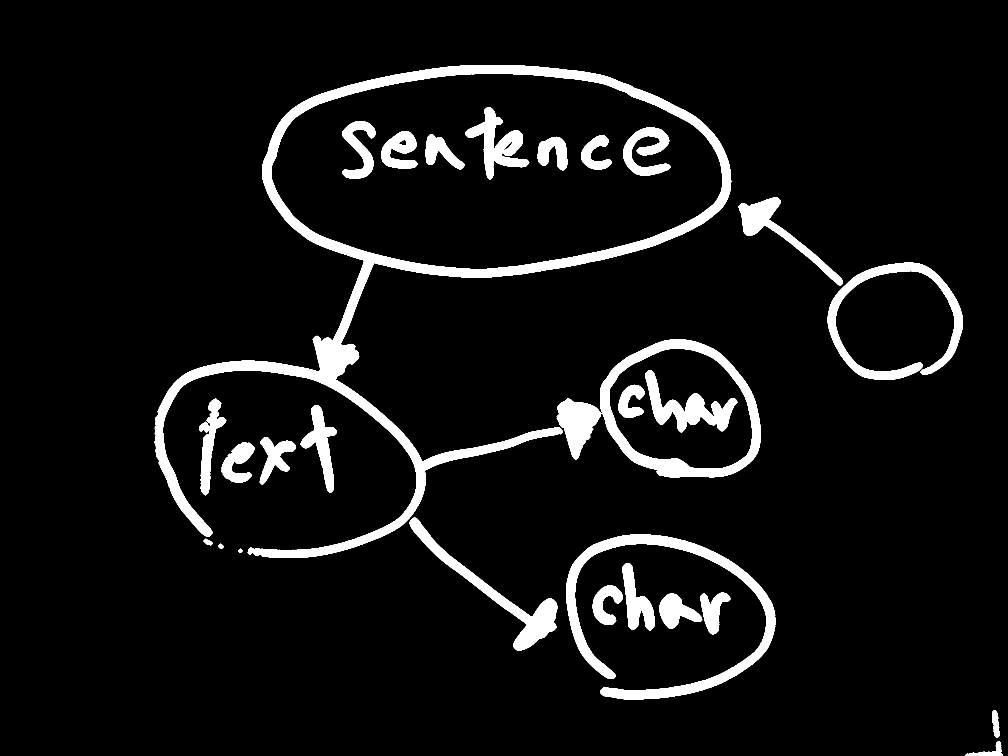
#> input picture output/graph_output2.png, 4032 x 3024 px, given in place of graph.png, which was not available (shown at 1/4 size)
$ python imageTest2.py
#> lines starting #> are read from the running program, lines starting #| are printed output that depends on the picture; after the words box and inside, x2 and y2 are one past the last pixel; in counts of white or black regions, pixels touching at a corner belong together; pictures that were not available may be replaced by others from this repository, and a replacement may not be noted
# coding: UTF-8
image_dir = './assets/'
image_file = 'graph.png'

output_dir = "./output/"
output_file = "graph_output2.png"
def drawEllipseWithBox(img_ary, box, color, enbNumber=True, lineThickness=1):
    for i, img in enumerate(img_ary):
        cv2.ellipse(img, box, color, lineThickness, cv2.LINE_AA)

        # 中心位置をマーク
        cx = int(box[0][0])
        cy = int(box[0][1])
        cv2.drawMarker(img, (cx,cy), color, markerType=cv2.MARKER_CROSS, markerSize=20, thickness=5)

        # 外角矩形描画
        vtx = np.int0(cv2.boxPoints(box))
        for j in range(0, 4):
            cv2.line(img, (vtx[j,0],vtx[j,1]), (vtx[(j+1)%4, 0],vtx[(j+1)%4, 1]), color, lineThickness, lineType=cv2.LINE_AA)
        if i == 0 :
            if enbNumber:
                cv2.putText(img, str(i+1), (cx+3,cy+3), cv2.FONT_HERSHEY_SIMPLEX, 2, color, 1,cv2.LINE_AA)
        else:
            cv2.putText(img, str(i+1), (cx+3,cy+3), cv2.FONT_HERSHEY_SIMPLEX, 2, color, 1,cv2.LINE_AA)

import cv2
import numpy as np

ksize = 3 #中央値フィルタ
neiborhood = np.array([[0,1,0],[1,1,1],[0,1,0]],np.uint8)
fileName = image_dir + image_file
img = cv2.imread(fileName,1)
#> img is the input picture: shape (3024, 4032, 3); 6.8% white; 30 white regions, largest, box (x1, y1, x2, y2) and area: (618, 260, 2925, 2232) 298016, (2265, 2138, 3102, 2799) 81942, (2400, 1357, 3043, 1910) 66683

#print (img)
#cv2.imshow('image',img)
#cv2.waitKey(0)

gray = cv2.cvtColor(img, cv2.COLOR_BGR2GRAY)

cv2.imwrite(fileName,gray)

img = cv2.imread(fileName,0)
threshold = 64 #閾値

ret, img_thresh = cv2.threshold(img,threshold,255,cv2.THRESH_BINARY)
#> ret = 64
img_thresh = cv2.bitwise_not(img_thresh)
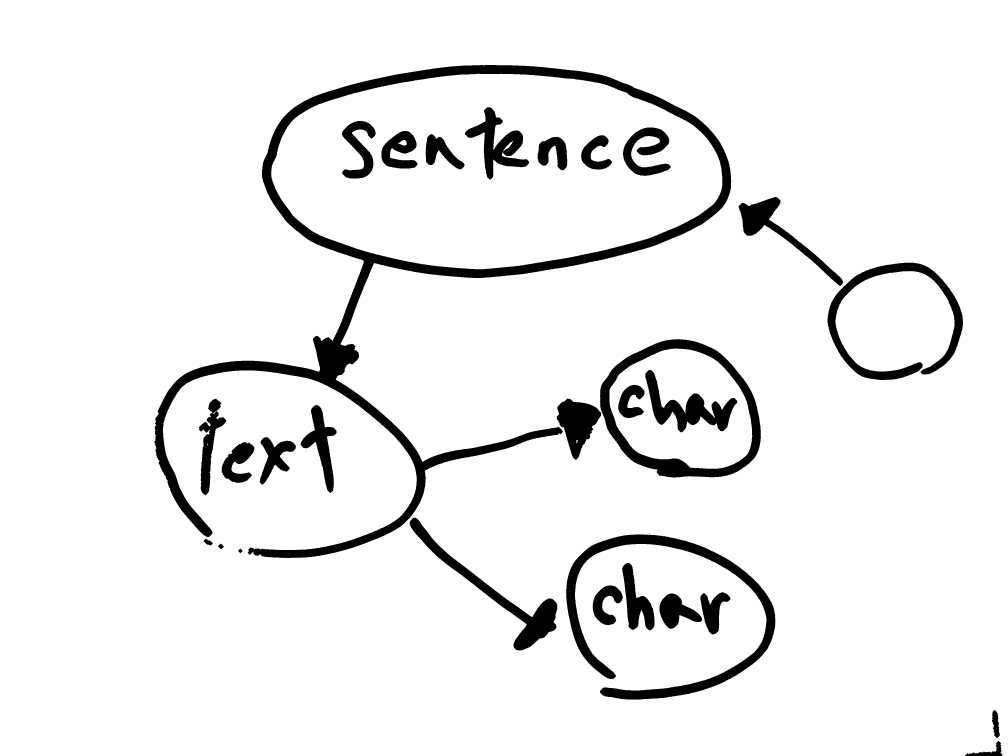
#> img_thresh: shape (3024, 4032) (shown at 1/4 size); 93.2% white; 30 black regions, largest, box (x1, y1, x2, y2) and area: (618, 260, 2925, 2232) 298016, (2265, 2138, 3102, 2799) 81942, (2400, 1357, 3043, 1910) 66683

#ノイズ除去
img_thresh = cv2.erode(img_thresh,neiborhood,iterations=4) #縮小サイズ指定
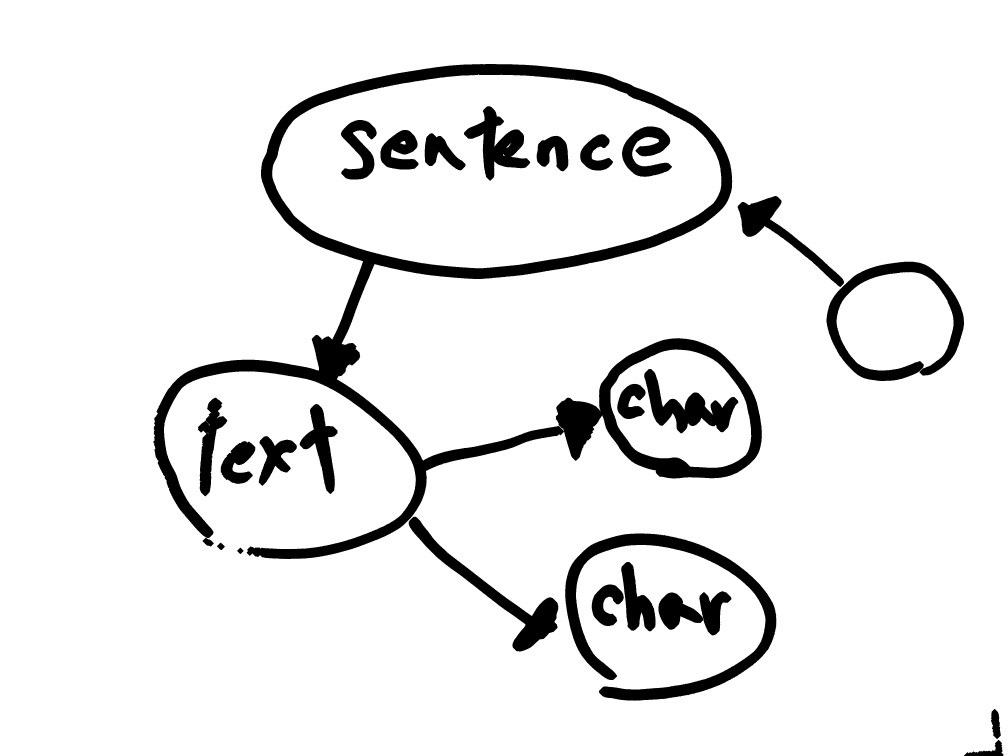
#> img_thresh: shape (3024, 4032) (shown at 1/4 size); 91.8% white; 27 black regions, largest, box (x1, y1, x2, y2) and area: (614, 256, 3047, 2236) 464692, (2261, 2134, 3106, 2803) 98758, (3306, 1047, 3856, 1524) 57856
img_thresh = cv2.dilate(img_thresh,neiborhood,iterations=8) #拡大サイズ指定
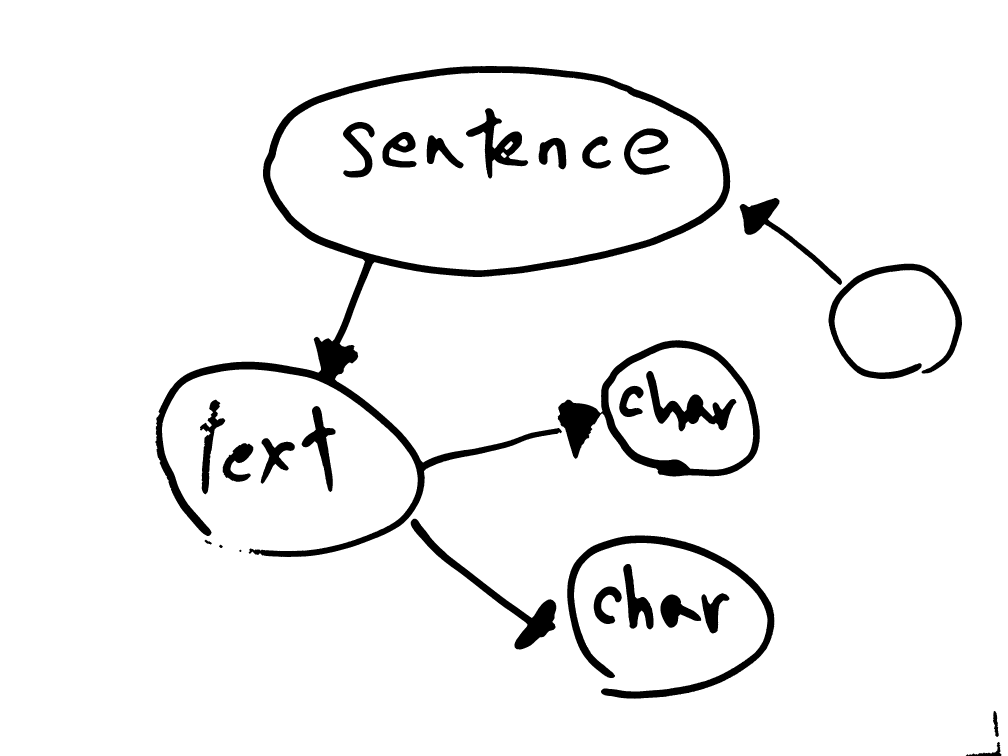
#> img_thresh: shape (3024, 4032) (shown at 1/4 size); 94.5% white; 28 black regions, largest, box (x1, y1, x2, y2) and area: (622, 264, 2921, 2228) 237589, (2231, 1361, 3039, 1906) 75528, (2269, 2142, 3098, 2795) 65190
img_thresh = cv2.medianBlur(img_thresh,ksize) #中央値フィルタ
#> img_thresh: shape (3024, 4032); 94.5% white; 28 black regions, largest, box (x1, y1, x2, y2) and area: (622, 264, 2921, 2228) 237592, (2231, 1361, 3039, 1906) 75534, (2269, 2142, 3098, 2795) 65190

#細線化
# skeleton1 = cv2.ximgproc.thinning(img_thresh,thinningType = cv2.ximgproc.THINNING_ZHANGSUEN)
# skeleton2 = cv2.ximgproc.thinning(img_thresh,thinningType = cv2.ximgproc.THINNING_GUOHALL)

resimg = img_thresh // 2 + 128
#> resimg: shape (3024, 4032); values 128 (black) and 255 (white), 94.5% white; 28 black regions
result_nor = [resimg, resimg.copy()]
result_ams = [resimg, resimg.copy()]
result_dir = [resimg, resimg.copy()]

contours, _ =  cv2.findContours(img_thresh,cv2.RETR_TREE,cv2.CHAIN_APPROX_SIMPLE)
#> contours = 33 contours; largest, box (x1, y1, x2, y2) and area: (0, 0, 4032, 3024) 12183780, (621, 263, 2922, 2229) 1358295, (1081, 290, 2894, 1081) 1113139, (2230, 1360, 3040, 1907) 292610, (2434, 1390, 3013, 1879) 215167
for i, cnt in enumerate(contours):
    alen = cv2.arcLength(cnt,True)

    # 楕円フィッティング
    ebox = cv2.fitEllipse(cnt)
    drawEllipseWithBox(result_nor, ebox, (255,0,0), True)

    # 楕円フィッティングAMS
    eboxAMS = cv2.fitEllipseAMS(cnt)
    drawEllipseWithBox(result_ams, eboxAMS, (0,0,255), False)
    print(eboxAMS)

    # 楕円フィッティングDirect
    eboxDirect = cv2.fitEllipseDirect(cnt)
    drawEllipseWithBox(result_dir, eboxDirect, (0,128,0), False)
    print(eboxDirect)
#> this loop made 33 passes
#> (alen, ebox, eboxAMS, eboxDirect) on passes 1 to 5: (14233.9, ((1981.3, 1501.7), (3542, 7592.2), 89.61), ((1975.2, 1502.4), (3442.8, 8254.3), 269.7), ((1985.2, 1499.4), (3634.2, 7121), 89.65)), (255.4, ((3982.9, 2895.3), (17.69, 121.7), 174.1), ((3982.9, 2896.3), (15.76, 147.4), 174.2), ((3982.9, 2895), (17.58, 105.7), 174.1)), (531.3, ((2704.8, 2447.6), (113, 164.3), 120.8), ((2701.7, 2449.4), (92.64, 186.6), 126.6), ((2704.5, 2446.8), (103.1, 146.8), 115.7)), (536.3, ((2860.4, 2444.5), (113.7, 157.6), 1.3), ((2857.2, 2404.8), (74.84, 245.4), 4.11), ((2857.7, 2441.8), (96.22, 146.3), 5.99)), (574.9, ((2430.7, 2419.9), (108.4, 143.4), 11.17), ((2429.9, 2419.3), (88.61, 143.8), 192.9), ((2430.4, 2419.8), (96.67, 131.6), 12.15))
#> (alen, eboxDirect) on passes 10, 11, 14, 15, 16, 17: (4833.1, ((2657.7, 2463.6), (613.8, 815.4), 100.3)), (1893.1, ((2722, 4506.7), (1158.8, 4211.9), 0)), (941.4, ((1277.2, 1787.8), (116.2, 299.8), 174.6)), (1060.7, ((841.6, 1778.2), (82.96, 337.7), 6.78)), (2683.5, ((2686.8, 1650.6), (538.9, 771.7), 90.32)), (1786.2, ((2731.8, 1642.5), (466.4, 596.7), 113.4))
#> (printed output is left out)

# 画像表示
cv2.imshow('Result',resimg)
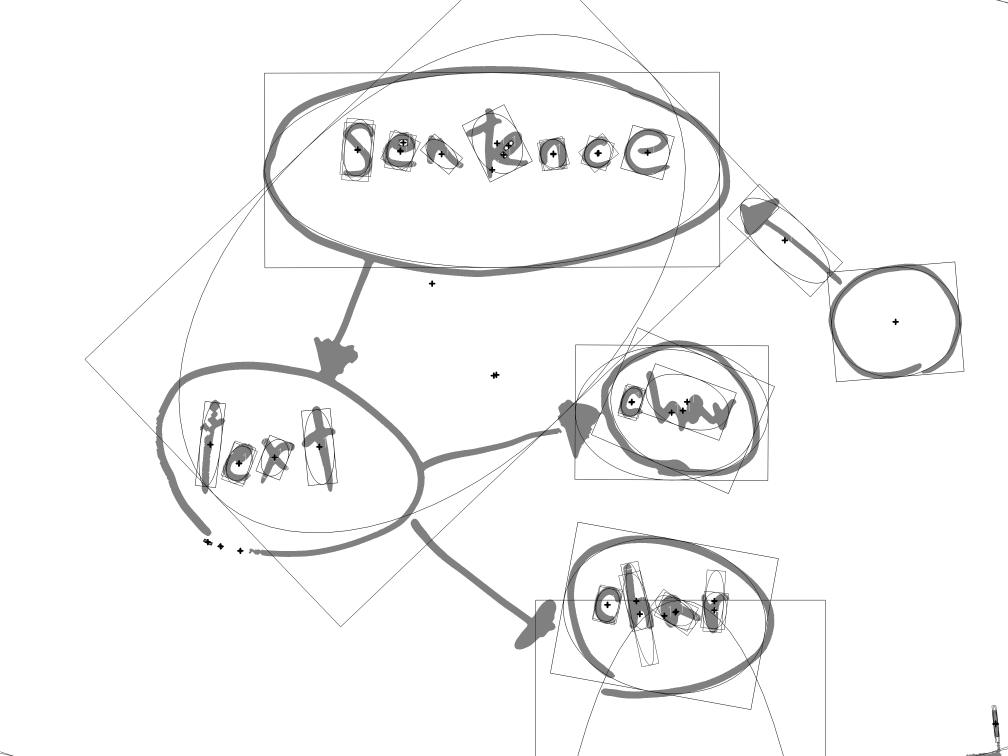
#> window 'Result': shape (3024, 4032) (shown at 1/4 size); min 0, max 255, mean 245.8
cv2.imshow('Result fitEllipse',result_nor[1])
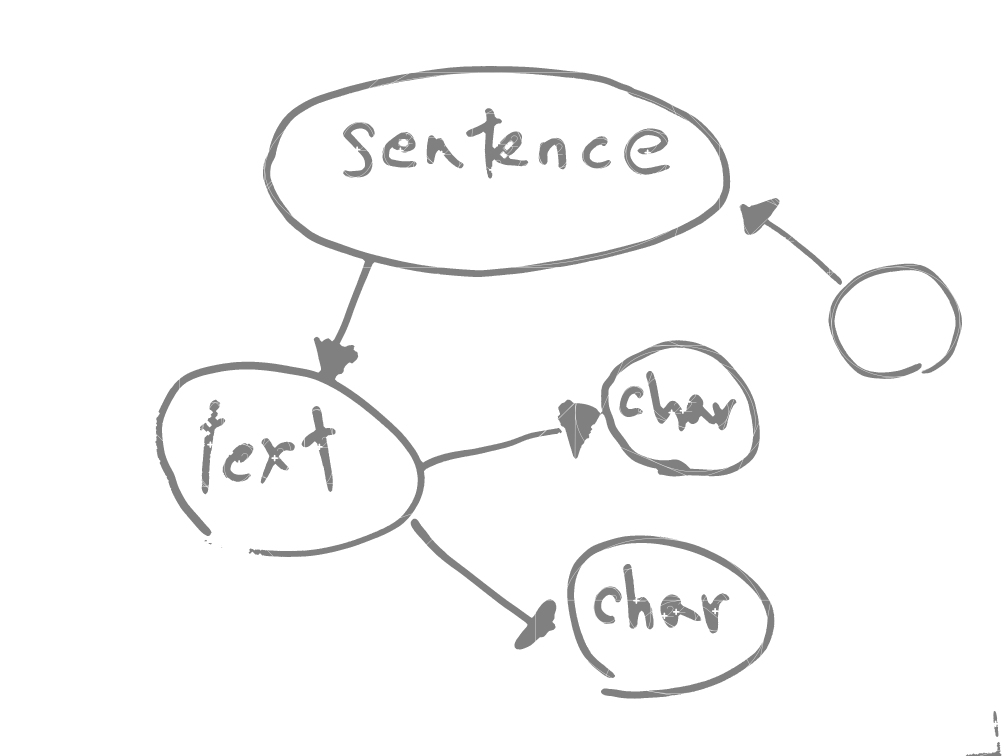
#> window 'Result fitEllipse': shape (3024, 4032) (shown at 1/4 size); min 128, max 255, mean 248.3
cv2.imshow('Result fitEllipseAMS',result_ams[1])
cv2.imshow('Result fitEllipseDirect',result_dir[1])
cv2.waitKey()
#cv2.imwrite(output_dir + output_file, img_thresh)
# cv2.imwrite("skeleton1.png",skeleton1)
# cv2.imwrite("skeleton2.png",skeleton2)
